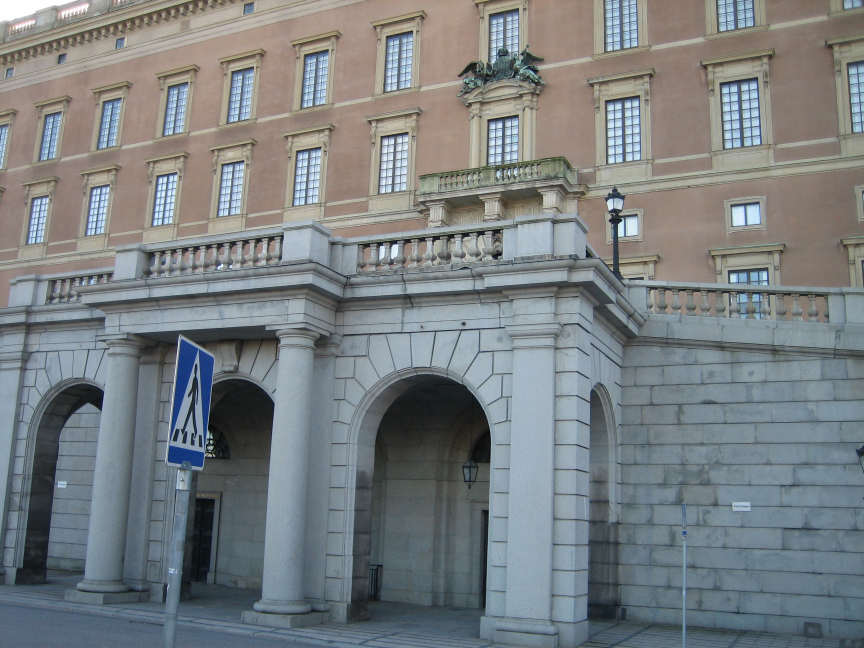
#> input picture Data2/server/obj10_2.JPG, 2592 x 1944 px (shown at 1/3 size)
$ python extract.py
#> lines starting #> are read from the running program, lines starting #| are printed output that depends on the picture
"""Section 2: SIFT feature extraction.

Run:    python extract.py

Output: features/server.npz and features/client.npz
"""

import re
import time
from pathlib import Path

import cv2
import numpy as np

ROOT = Path(__file__).parent
DATA = ROOT / "Data2"
OUT = ROOT / "features"

MAX_SIDE = 1024  # downscale so each image gives a few thousand features, see README
OBJ_ID = re.compile(r"obj(\d+)_", re.IGNORECASE)


def list_images(split):
    """All .JPG files in Data2/<split>, sorted by object id, then name."""
    files = [p for p in (DATA / split).iterdir() if p.suffix.lower() == ".jpg"]
    return sorted(files, key=lambda p: (object_id(p), p.name))


def object_id(path):
    return int(OBJ_ID.search(path.name).group(1))


def load_gray(path):
    img = cv2.imread(str(path), cv2.IMREAD_GRAYSCALE)
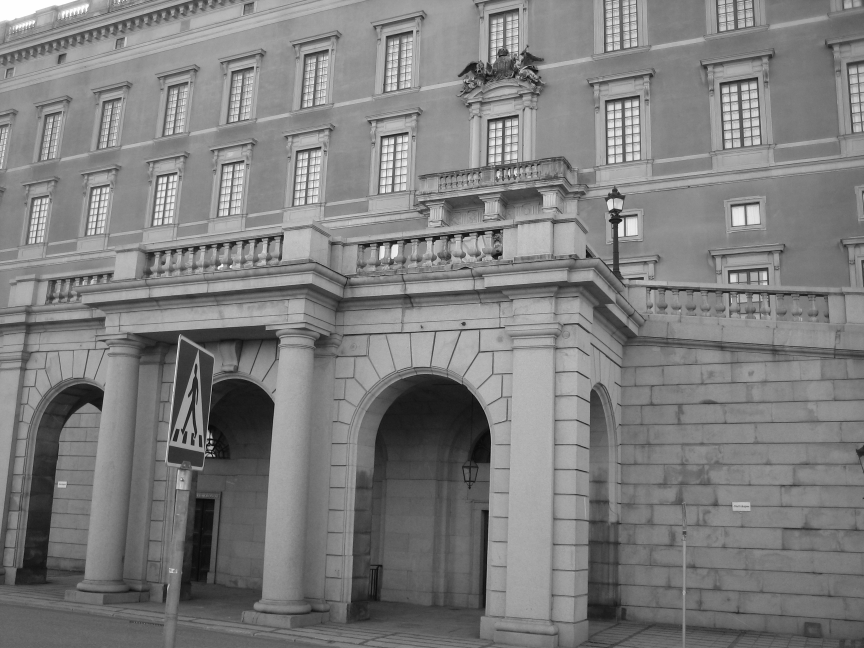
#> img: shape (1944, 2592) (shown at 1/3 size); min 0, max 255, mean 126
    scale = MAX_SIDE / max(img.shape)
#> scale = 0.395
    if scale < 1:
        img = cv2.resize(img, None, fx=scale, fy=scale, interpolation=cv2.INTER_AREA)
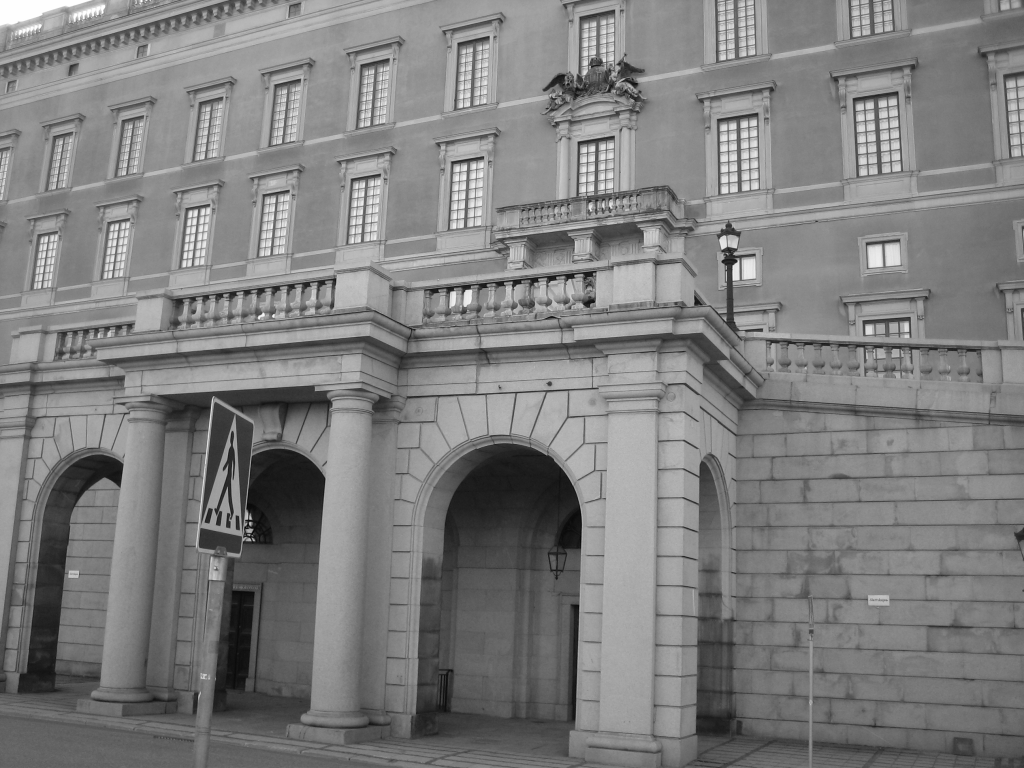
#> img: shape (768, 1024); min 5, max 255, mean 126
    return img


def sift_features(img, sift):
    keypoints, desc = sift.detectAndCompute(img, None)
#> keypoints = 3359 keypoints; strongest (x, y, size): (250, 523, 2.1), (250, 518, 1.9), (250, 531, 3.3), (249, 540, 2.2)
    if desc is None:
        return keypoints, np.zeros((0, 128), np.uint8)
    return keypoints, desc.astype(np.uint8)


def extract(split):
    sift = cv2.SIFT_create()  # default parameters
    images = list_images(split)
    all_desc, all_obj, all_img = [], [], []
    t = time.time()
    for i, path in enumerate(images):
        _, desc = sift_features(load_gray(path), sift)
        all_desc.append(desc)
        all_obj.append(np.full(len(desc), object_id(path), np.int16))
        all_img.append(np.full(len(desc), i, np.int16))
        print(f"\r{split}: {i + 1}/{len(images)} {path.name:<14} {len(desc):5d} features", end="")
#| server: 1/1 obj10_2.JPG     3359 features
    print(f"  ({time.time() - t:.0f} s)")

    OUT.mkdir(exist_ok=True)
    np.savez(
        OUT / f"{split}.npz",
        desc=np.concatenate(all_desc),
        obj=np.concatenate(all_obj),
        img=np.concatenate(all_img),         # index into image_names
        image_names=np.array([p.name for p in images]),
    )
    return load_features(split)


def load_features(split):
    with np.load(OUT / f"{split}.npz") as f:
        return {k: f[k] for k in f.files}


def summary(split, feats):

    per_image = np.bincount(feats["img"])
    ids, per_object = np.unique(feats["obj"], return_counts=True)
    print(f"{split}: {len(feats['image_names'])} images, {len(ids)} objects, "
          f"{len(feats['desc'])} features in total")
    print(f"  per image : mean {per_image.mean():.0f}, min {per_image.min()}, max {per_image.max()}")
    print(f"  per object: mean {per_object.mean():.0f}, min {per_object.min()}, max {per_object.max()}")


if __name__ == "__main__":
    for split in ("server", "client"):
        summary(split, extract(split))
#> pass 2 of the loop `for split in ("server", "client"):`:
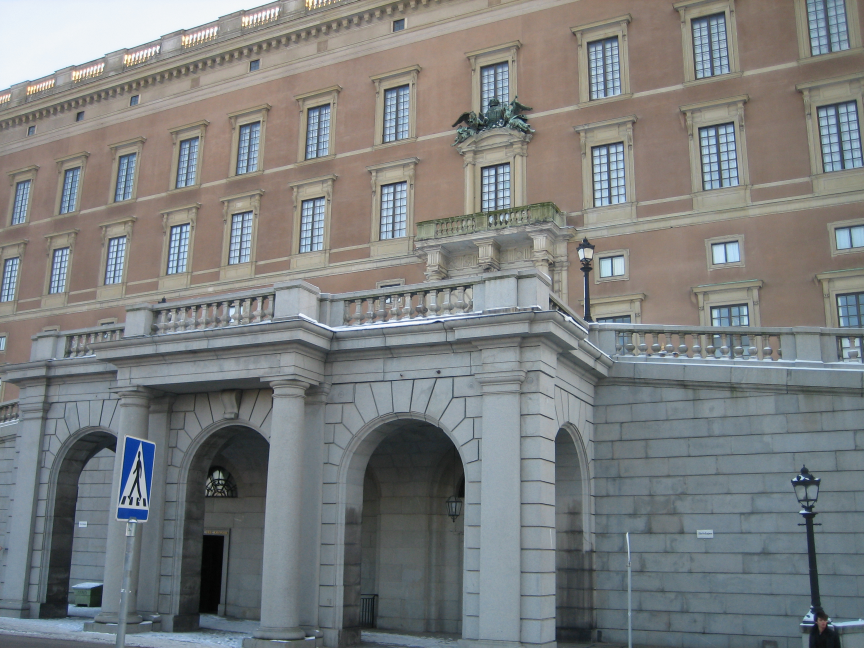
#> input picture Data2/client/obj10_t1.JPG, 2592 x 1944 px (shown at 1/3 size)
#> in load_gray (call 2), `img = cv2.imread(str(path), cv2.IMREAD_GRAYSCALE)`:
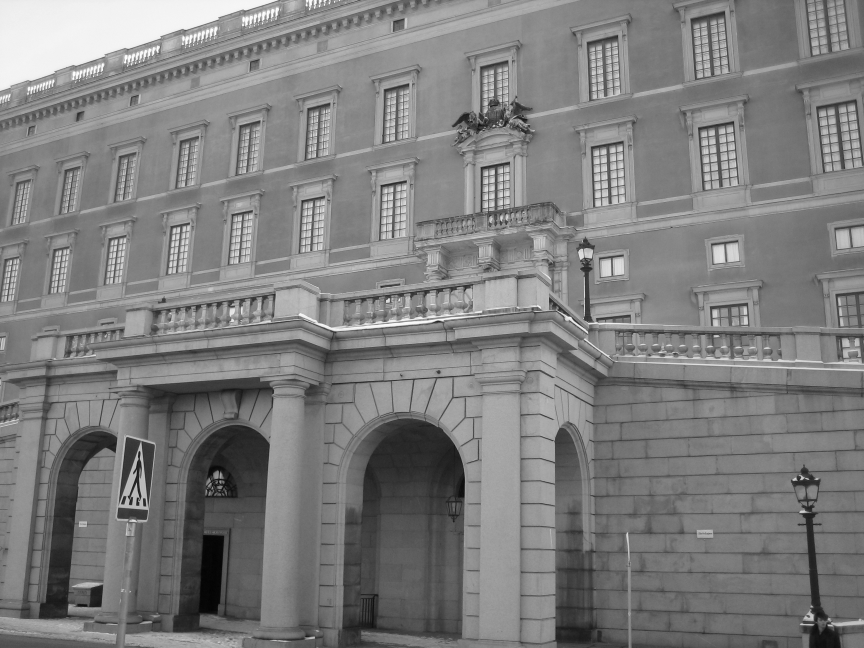
#> img: shape (1944, 2592) (shown at 1/3 size); min 0, max 255, mean 126.4
#> in load_gray (call 2), `img = cv2.resize(img, None, fx=scale, fy=scale, interpolation=cv2.INTE..`:
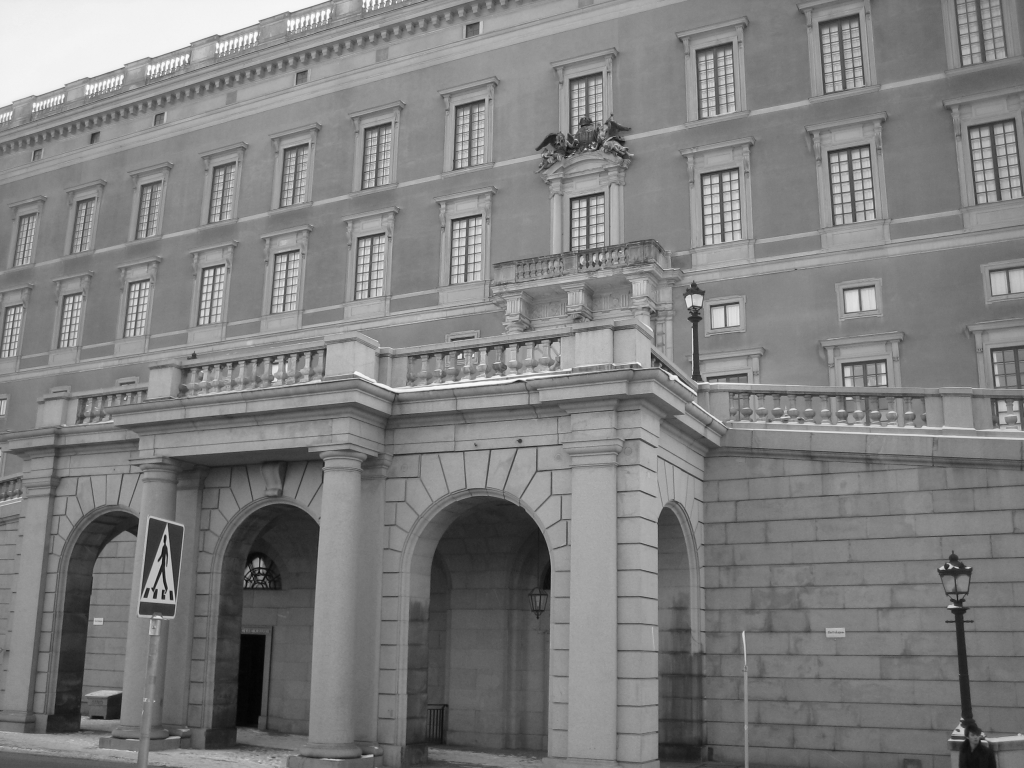
#> img: shape (768, 1024); min 2, max 255, mean 126.4
#> keypoints = 3719 keypoints; strongest (x, y, size): (163, 597, 2.8), (171, 598, 2.5), (951, 566, 2.8), (155, 596, 3)
#| client: 1/1 obj10_t1.JPG    3719 features
